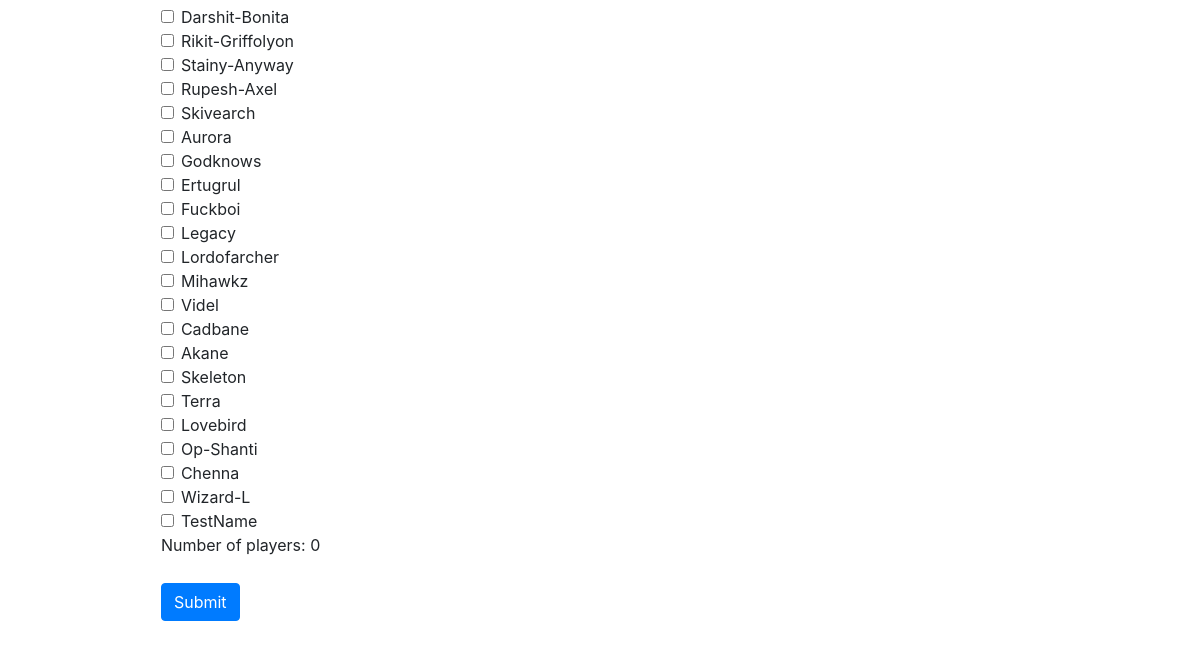
The page /session/ (signed in, lower part) on the database as committed earlier.
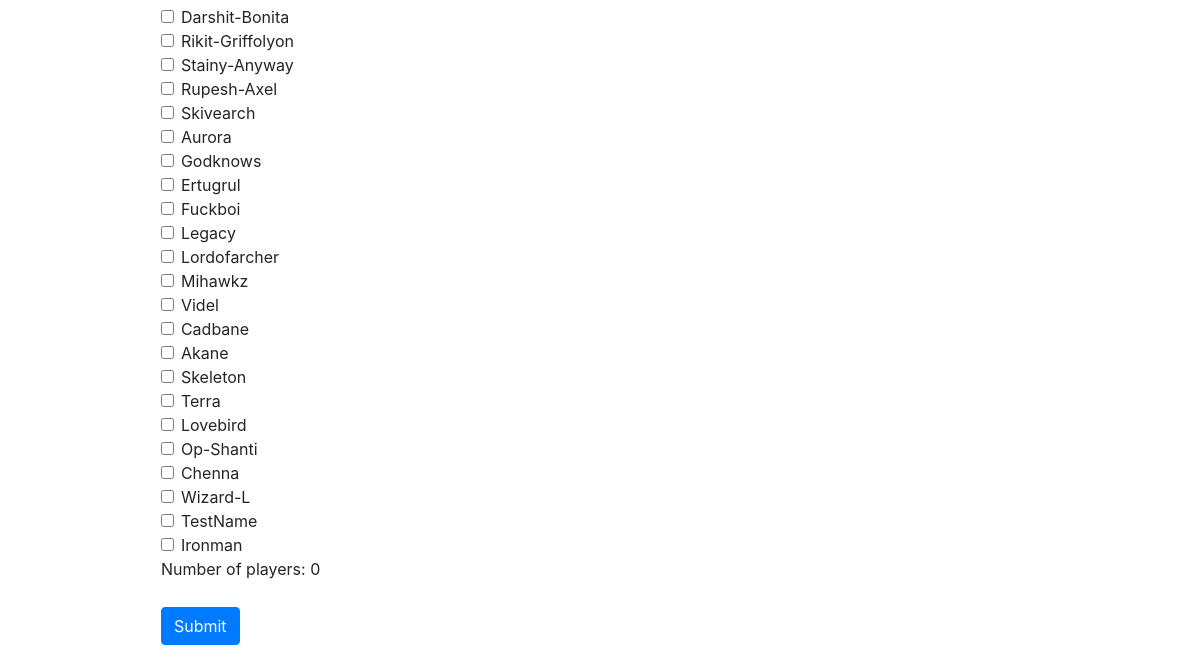
The same page on the database as committed later.
### fragments/models.py (models this page shows, shortened)
class players(models.Model):
    name = models.CharField(max_length=255,unique=True)
    fragNo = models.DecimalField(max_digits=10, decimal_places=2, validators=[MinValueValidator(0)])
    wz = models.DecimalField(max_digits=10, decimal_places=2, validators=[MinValueValidator(0)])

### fragments/views.py (the view, shortened to what this page needs)
# urls.py: path('session/', views.sessions, name='session'),
@csrf_exempt
@login_required(login_url='loginpage')
def sessions(request):
    allData=players.objects.all()
    return render(request, 'fragments/session.html',{"data":allData})

### fragments/templates/fragments/session.html (shortened to what this page needs)
<!DOCTYPE html>
<html lang="en">
<head>
    <link rel="stylesheet" href="https://maxcdn.bootstrapcdn.com/bootstrap/4.0.0/css/bootstrap.min.css">
</head>
<body>
    <ul class="nav">
        <li class="nav-item">
        </li>
        <li class="nav-item">
        </li>
        <li class="nav-item">
        </li>
        <li class="nav-item" >
        </li>
        <div class="secbox" style="display: flex; flex-direction: column; ">
            <div class="container mt-5" style="width: 250px;  margin-left: -280px; ">
                <form action="{% url 'session' %}" method="POST">
                    {% for player in data %}
                    <div class="form-check form-check-lg">
                        <input class="form-check-input" type="checkbox" name="options[]" value="{{ player.id }}"
                            id="flexCheckDefault">
                        <label class="form-check-label" for="flexCheckDefault">
                            {{ player.name }}
                        </label>
                    </div>
                    {% endfor %}
                    <p id="checkboxCount">Number of players: 0</p>
                    <button type="submit" class="btn btn-primary"
                        style="margin-top: 10px; margin-bottom: 100px;">Submit</button>
                </form>
            </div>
        </div>
</body>
</html>

Rows that differ between the two databases and show on the page:
added players: name "Ironman"
